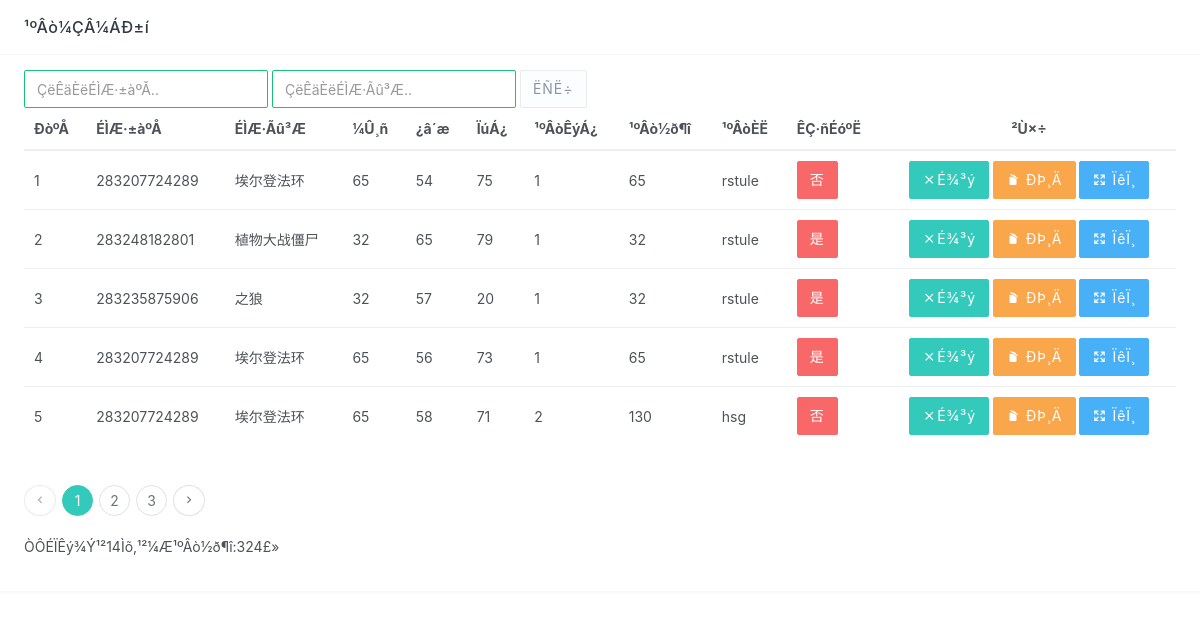
Page /goumaijilu_list.php on the committed database.
### tables this page shows
CREATE TABLE IF NOT EXISTS `goumaijilu` (
  `id` int(11) NOT NULL AUTO_INCREMENT,
  `shangpinbianhao` varchar(50) DEFAULT NULL,
  `shangpinmingcheng` varchar(50) DEFAULT NULL,
  `jiage` varchar(50) DEFAULT NULL,
  `kucun` varchar(50) DEFAULT NULL,
  `xiaoliang` varchar(50) DEFAULT NULL,
  `CDK` varchar(50) DEFAULT NULL,
  `goumaishuliang` varchar(50) DEFAULT NULL,
  `goumaijine` varchar(50) DEFAULT NULL,
  `goumairen` varchar(50) DEFAULT NULL,
  `issh` varchar(10) DEFAULT '否',
  `addtime` timestamp NOT NULL DEFAULT CURRENT_TIMESTAMP,
  PRIMARY KEY (`id`)
);

### goumaijilu_list.php (the view, shortened to what this page needs)
<!DOCTYPE html PUBLIC "-//W3C//DTD XHTML 1.0 Transitional//EN" "http://www.w3.org/TR/xhtml1/DTD/xhtml1-transitional.dtd">
<html xmlns="http://www.w3.org/1999/xhtml">
<head>
<link href="ny/css/bootstrap.min.css" rel="stylesheet">
<link href="ny/css/materialdesignicons.min.css" rel="stylesheet">
<link href="ny/css/style.min.css" rel="stylesheet">
<link rel="stylesheet" href="ny/js/jconfirm/jquery-confirm.min.css">
</head>
<body>
 <div class="card">
              <div class="card-header"><h4>¹ºÂò¼ÇÂ¼ÁÐ±í</h4></div>
              <div class="card-body">
			   <form class="form-inline" action="" method="post">
                  <div class="form-group">
                     <input name="shangpinbianhao" type="text" id="shangpinbianhao" class="form-control" placeholder="ÇëÊäÈëÉÌÆ·±àºÅ.." /> <input name="shangpinmingcheng" type="text" id="shangpinmingcheng" class="form-control" placeholder="ÇëÊäÈëÉÌÆ·Ãû³Æ.." />
                  </div>
                  <div class="form-group">
                    <button class="btn btn-default" type="submit">ËÑË÷</button>
                  </div>
                </form>
 <table class="table table-hover">
  <thead>
  <tr>
    <th>ÐòºÅ</th>
    <th>ÉÌÆ·±àºÅ</th>
    <th>ÉÌÆ·Ãû³Æ</th>
    <th>¼Û¸ñ</th>
    <th>¿â´æ</th>
    <th>ÏúÁ¿</th>
    <th>¹ºÂòÊýÁ¿</th>
    <th>¹ºÂò½ð¶î</th>
    <th>¹ºÂòÈË</th>
    <th align='center'>ÊÇ·ñÉóºË</td>
    <th align="center"><div align="center">²Ù×÷</div></th>
  </tr>
  </thead>
   <tbody>
  <?php
    $sql="select * from goumaijilu where 1=1";
  if($_POST["paixu"]!="")
  {
  	$sql=$sql." order by ".$_POST["paixu"]." ".$_POST["px"]."";
  }
  else
  {
  	$sql=$sql." order by id desc";
  }
$query=mysql_query($sql);
  $rowscount=mysql_num_rows($query);
  if($rowscount==0)
  {}
  else
  {
  $pagelarge=5;
  $pagecurrent=$_GET["pagecurrent"];
  if($rowscount%$pagelarge==0)
  {
		$pagecount=$rowscount/$pagelarge;
  }
  else
  {
   		$pagecount=intval($rowscount/$pagelarge)+1;
  }
  if($pagecurrent=="" || $pagecurrent<=0)
{
	$pagecurrent=1;
}
		$ddddd=$pagecurrent*$pagelarge;
	for($i=$pagecurrent*$pagelarge-$pagelarge;$i<$ddddd;$i++)
{
$goumaijinez=$goumaijinez+floatval(mysql_result($query,$i,goumaijine));
  ?>
  <tr>
    <td ><?php echo $i+1;?></td>
    <td><?php echo mysql_result($query,$i,shangpinbianhao);?></td>
    <td><?php echo mysql_result($query,$i,shangpinmingcheng);?></td>
    <td><?php echo mysql_result($query,$i,jiage);?></td>
    <td><?php echo mysql_result($query,$i,kucun);?></td>
    <td><?php echo mysql_result($query,$i,xiaoliang);?></td>
    <td><?php echo mysql_result($query,$i,goumaishuliang);?></td>
    <td><?php echo mysql_result($query,$i,goumaijine);?></td>
    <td><?php echo mysql_result($query,$i,goumairen);?></td>
    <td><a class='<?php if(mysql_result($query,$i,"issh")=="ÊÇ"){echo "btn btn-success m-r-5";}else{echo "btn btn-danger";}?>' href="sh.php?id=<?php echo mysql_result($query,$i,"id") ?>&yuan=<?php echo mysql_result($query,$i,"issh")?>&tablename=goumaijilu" onclick="return confirm('ÄúÈ·¶¨ÒªÖ´ÐÐ´Ë²Ù×÷£¿')"><?php echo mysql_result($query,$i,"issh")?></a></td>
    <td align="center"><a class="btn btn-primary"  onclick="return hsgconfirm('<?php echo mysql_result($query,$i,"id");?>')"> <i class="mdi mdi-close"></i>É¾³ý</a>
	<a class="btn btn-warning" href="goumaijilu_updt.php?id=<?php echo mysql_result($query,$i,"id");?>"><i class="mdi mdi-delete-empty"></i> ÐÞ¸Ä</a> <a class='btn btn-info' href="goumaijiludetail.php?id=<?php echo mysql_result($query,$i,"id");?>" target="_blank"><i class='mdi mdi-arrow-expand-all'></i> ÏêÏ¸</a> </td>
  </tr>
  	<?php
	}
}
?>
  </tbody>
</table>
 <nav>
                  <ul class="pagination pagination-circle" style="width:95%">
                    <li
					<?php
					 if($pagecurrent==1)
	 {
					?>
					class="disabled"
					 <?php
	 }
	 else
	 {
	 	$t=$pagecurrent-1;
	 }
	 ?>
					>
                      <a href="goumaijilu_list.php?pagecurrent=<?php echo $t;?>">
                        <span><i class="mdi mdi-chevron-left"></i></span>
                      </a>
                    </li>
					<?php
					 for($fyi=1;$fyi<=$pagecount;$fyi++)
	 {
	 ?>
                    <li <?php
	 if($pagecurrent==$fyi)
	 {
	 	echo " class='active'";
	 }
	 ?>><a href="goumaijilu_list.php?pagecurrent=<?php echo $fyi;?>"><?php echo $fyi;?></a></li>
					 <?php
	 }
	 ?>
                    <li>
                      <a href="goumaijilu_list.php?pagecurrent=<?php echo $pagecurrent+1;?>">
                        <span><i class="mdi mdi-chevron-right"></i></span>
                      </a>
                    </li>
                  </ul>
                </nav>
		<p>ÒÔÉÏÊý¾Ý¹²<?php echo $rowscount;?>Ìõ,¹²¼Æ¹ºÂò½ð¶î:<?php echo $goumaijinez?>£» </p>
  </div>
</div>
</body>
</html>

### rows in the picture
goumaijilu: shangpinbianhao "283207724289", shangpinmingcheng "埃尔登法环", jiage "65", kucun "54", xiaoliang "75", goumaishuliang "1", goumaijine "65", goumairen "rstule", issh "否"
goumaijilu: shangpinbianhao "283248182801", shangpinmingcheng "植物大战僵尸", jiage "32", kucun "65", xiaoliang "79", goumaishuliang "1", goumaijine "32", goumairen "rstule", issh "是"
goumaijilu: shangpinbianhao "283235875906", shangpinmingcheng "之狼", jiage "32", kucun "57", xiaoliang "20", goumaishuliang "1", goumaijine "32", goumairen "rstule", issh "是"
goumaijilu: shangpinbianhao "283207724289", shangpinmingcheng "埃尔登法环", jiage "65", kucun "56", xiaoliang "73", goumaishuliang "1", goumaijine "65", goumairen "rstule", issh "是"
goumaijilu: shangpinbianhao "283207724289", shangpinmingcheng "埃尔登法环", jiage "65", kucun "58", xiaoliang "71", goumaishuliang "2", goumaijine "130", goumairen "hsg", issh "否"

### other values in the picture
$rowscount "14"
$goumaijinez "324"
